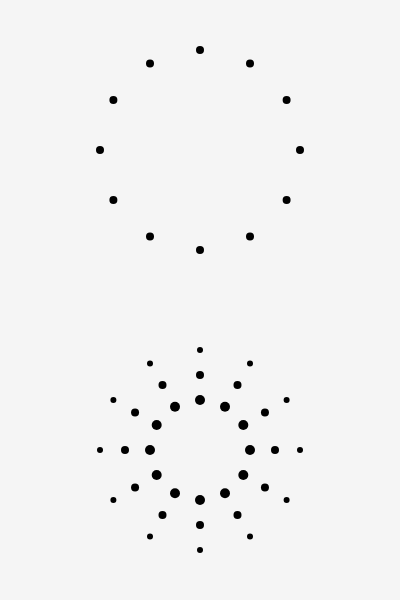
Frame 1 (no input)
Frame 60 (no input): identical to frame 1, image omitted
Frame 120 (the mouse pressed at the canvas centre since frame 60): identical to frame 1, image omitted

The p5.js sketch that drew this single still picture (run headless with seeded random() and noise() and a simulated clock; from frame 60 on, the mouse is pressed at the canvas centre):

// p5.js sketch
// ── sketch.js
function setup() {
  createCanvas(400, 600);
}

function draw() {
  background(245);

  noStroke();
  fill(0);

  // focus on the range and increment (or decrement) of the angle!
  for (let deg = 0; deg < 360; deg += 30) {
    let angle = radians(deg);
    let radDist = 100; // Radial Distance
    let x = 200 + cos(angle) * radDist;
    let y = 150 + sin(angle) * radDist;
    ellipse(x, y, 8, 8);
  }

  // Let's use nested loops for the increment of the radian distance and diameter!
  for (let i = 0; i < 3; i++) {
    for (let deg = 0; deg < 360; deg += 30) {
      let angle = radians(deg);
      let radDist = 50 + i * 25; // ***
      let x = 200 + cos(angle) * radDist;
      let y = 450 + sin(angle) * radDist;
      let dia = 10 - i * 2; // ***
      ellipse(x, y, dia, dia);
    }
  }
}
